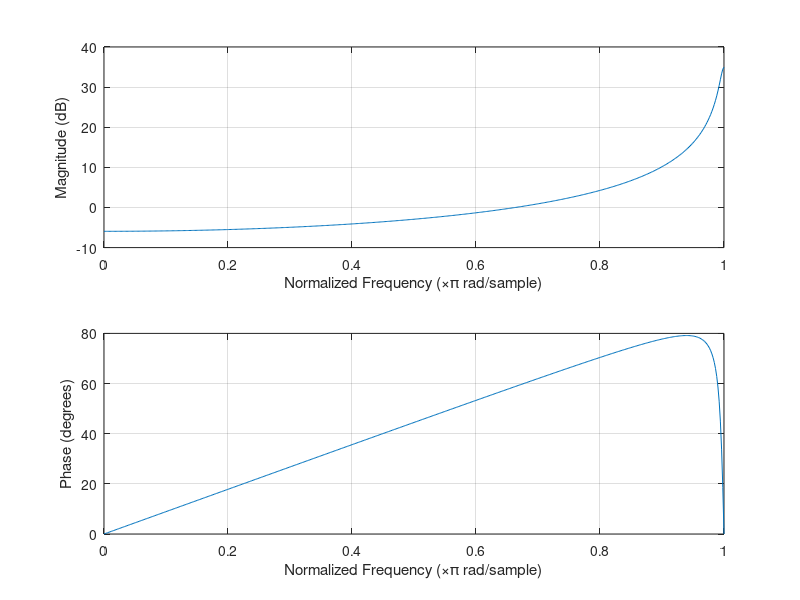

MATLAB code for this plot: (Note: this script raises an error after producing the figure.)
clc; close all

b = 1;
a = [1 0.9821];
freqz(b,a); %frequency response

n = linspace(-pi,pi,100);
rng default  %initialize random number generator;

impulse = [1, zeros(1,length(n)-1)]; %create impulse
len_impulse = length(impulse);
impulse_fxp = fi(impulse,1,1+7,7);
%matlab floating point precision

coeff = -0.9821; %have a floating and fixed point model
y0 = zeros(1,len_impulse);
y1 = 0;
coeff_fxp = fi(coeff,1,1+7,7);
y0_fxp = fi(y0,1,1+7,7);
y1_fxp = fi(y1,1,1+7,7);

for i=1:len_impulse
    y0(i) = (coeff * y1) + impulse(i);
    y1 = y0(i);

    y0_fxp(i) = (coeff_fxp * y1_fxp) + impulse_fxp(i);
    y1_fxp = y0_fxp(i);
end

figure
hold on
stem(0:1:len_impulse-1, impulse);
stem(0:1:len_impulse-1, y0);
stem(0:1:len_impulse-1, y0_fxp);
hold off

legend('original signal','filtered floating point','filtered fixed point')

fileID = fopen('impulseResponse.txt','w'); %print out values for comparison to RTL outputs
for k = 1:length(y0_fxp)
    fprintf(fileID, '%s\n', hex(y0_fxp(k)));
end
fclose(fileID);